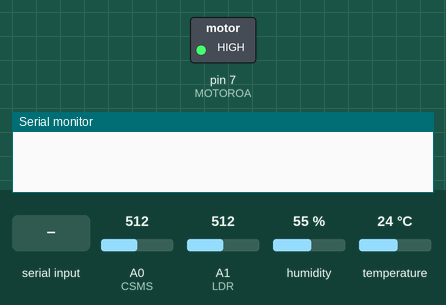
This sketch was run on a simulated Arduino Uno, built with avr-gcc and run on an emulated ATmega328P. Parts: switched loads named in the sketch (green lamp = pin HIGH), the last lines printed to the serial monitor. The test bench sets the inputs (shaded band); at power-on: A0 (CSMS) = 512, A1 (LDR) = 512, humidity 55 %, temperature 24 °C.

Above: at 1.2 s.
1.3 s: "1" received over Serial
At 2.5 s:
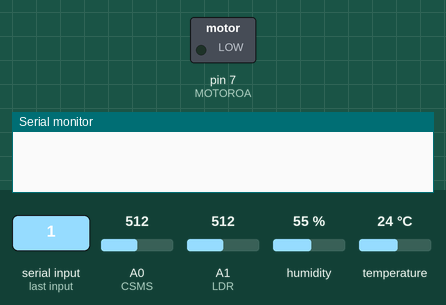
2.8 s: "0" received over Serial
At 3.8 s:
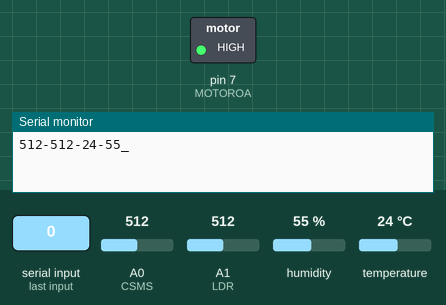
Timing chart, 0 to 5.8 s (numbered marks = the images above; inputs shaded):
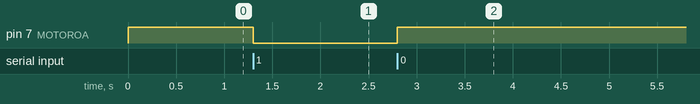

Measured:
- after the input at 1.3 s, pin 7 (MOTOROA): HIGH → LOW at once
- after the input at 2.8 s, pin 7 (MOTOROA): LOW → HIGH at once

The sketch:

final_rev1.ino
```cpp
#include <DHT11.h>

DHT11 dht11(3);

char c = '0';

int MOTOROA = 7;
int CSMS = A0;
int LDR = A1;
unsigned long tiempo = 0;
int deltaT = 2000;

void setup() {
  Serial.begin(9600);  // serial port setup// set the analog reference to 3.3V
  pinMode(MOTOROA, OUTPUT);
  digitalWrite(MOTOROA, HIGH);
}

void loop() {
  if(Serial.available() > 0) {
    c = Serial.read();
    if(c == '0') digitalWrite(7,HIGH);
    if(c == '1') digitalWrite(7,LOW);
  }

  //imprimir datos casa 2 segundos
  if (millis() - tiempo > deltaT) {
    tiempo = millis();
    int temperature = 0;
    int humidity = 0;

    //lectura de sensores
    int csmsRead = analogRead(CSMS);
    int ldrRead = analogRead(LDR);
    int result = dht11.readTemperatureHumidity(temperature, humidity);

    //impresion de string
    Serial.print(csmsRead);
    Serial.print("-");
    Serial.print(ldrRead);
    Serial.print("-");
    Serial.print(temperature);
    Serial.print("-");
    Serial.print(humidity);
    Serial.print("_");
    Serial.println();
  }


}
```
